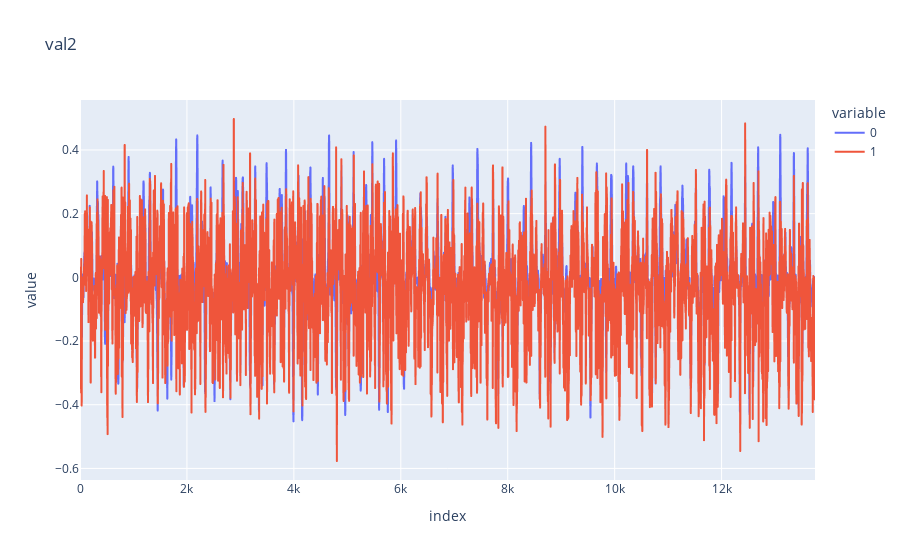

Source (notebook cell):
### Code cell
px.line(np.c_[y_val2[:, :], y_val2_pred[:, :]], title='val2')

### Figure 1 — Plotly figure (JSON) as saved in the notebook; plotly's stock layout.template omitted (floating-point values rounded to 4 significant figures; data arrays with more than 128 entries replaced by an {"elided": "..."} marker saying what was removed)
{"data": [{"hovertemplate": "variable=0<br>index=%{x}<br>value=%{y}<extra></extra>", "legendgroup": "0", "line": {"color": "#636efa", "dash": "solid"}, "marker": {"symbol": "circle"}, "mode": "lines", "name": "0", "showlegend": true, "type": "scattergl", "x": {"elided": "13748 int values"}, "xaxis": "x", "y": {"elided": "13748 float values"}, "yaxis": "y"}, {"hovertemplate": "variable=1<br>index=%{x}<br>value=%{y}<extra></extra>", "legendgroup": "1", "line": {"color": "#EF553B", "dash": "solid"}, "marker": {"symbol": "circle"}, "mode": "lines", "name": "1", "showlegend": true, "type": "scattergl", "x": {"elided": "13748 int values"}, "xaxis": "x", "y": {"elided": "13748 float values"}, "yaxis": "y"}], "layout": {"legend": {"title": {"text": "variable"}, "tracegroupgap": 0}, "title": {"text": "val2"}, "xaxis": {"anchor": "y", "domain": [0, 1], "title": {"text": "index"}}, "yaxis": {"anchor": "x", "domain": [0, 1], "title": {"text": "value"}}}}
